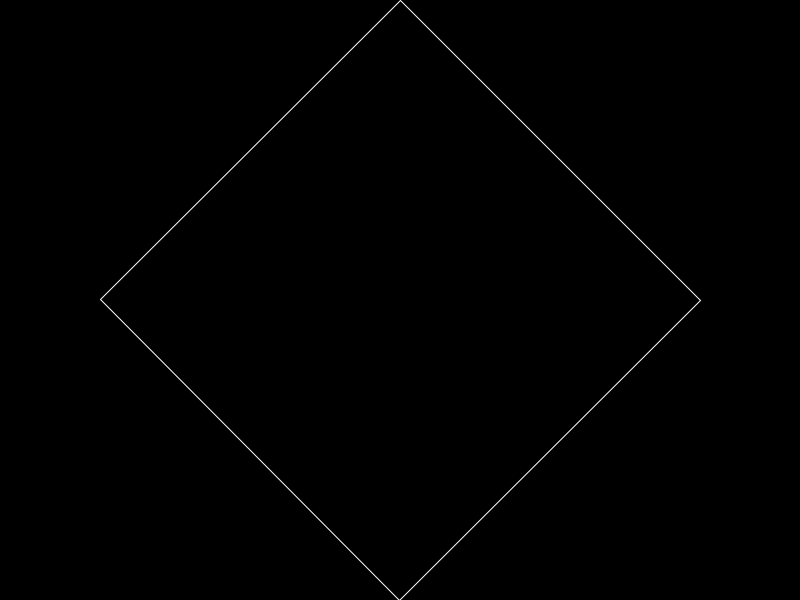
Frame 1 (no input)
Frame 60 (the mouse pressed at the canvas centre just before this capture): identical to frame 1, image omitted
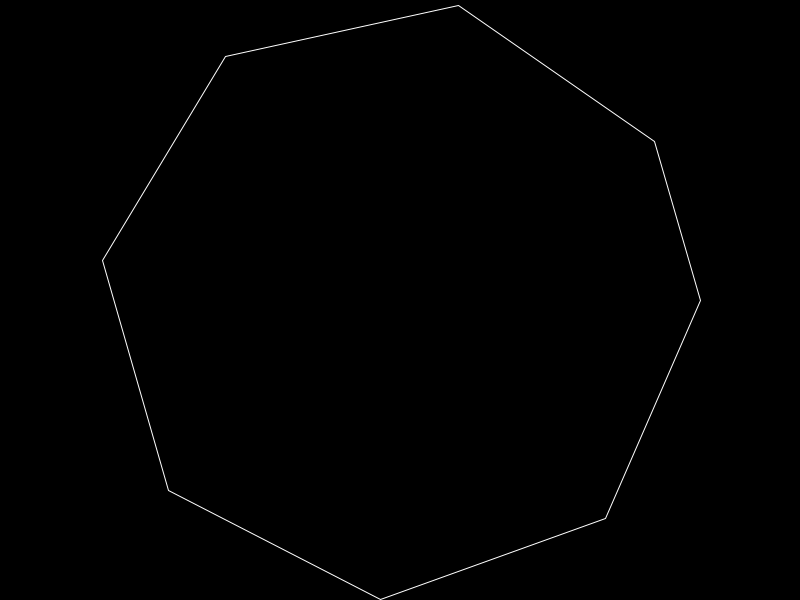
Frame 120 (the mouse held since frame 60 and released just before this capture)

The Processing sketch that drew these frames (run headless with seeded random() and noise(); from frame 60 on, the mouse is pressed at the canvas centre):

// Processing sketch: polar
// ── polar.pde


void setup() {
  size(800, 600);
  background(0);
}

void draw() {
  background(0);
  noFill();
  stroke(255);
  
  float precision = map(mouseX,0,width,PI/2,PI/48);
  draw_circle(width/2, height/2,precision,300);
}

void draw_circle(float xpos, float ypos, float step, float radius) {
  pushMatrix();
  beginShape();
  translate(xpos, ypos);
  
  for ( float angle = 0 ; angle <TWO_PI ; angle += step) {
    float ex = radius *cos(angle);
    float wy = radius *sin(angle);
    vertex(ex, wy);
  }
  endShape(CLOSE);
  popMatrix();
}
